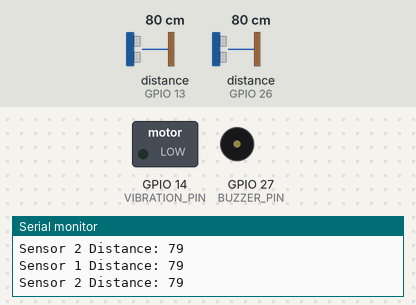
This sketch was run on a simulated ESP32. On the bench: switched loads named in the sketch (green lamp = pin HIGH), buzzer (waves = sounding), the last lines printed to the serial monitor. Wiring (inferred from the names in the program): 2 × ultrasonic range finder: trigger GPIO 12, echo GPIO 13 / trigger GPIO 25, echo GPIO 26. The test bench sets the inputs (shaded band); at power-on: distance to the obstacle (sensors on GPIO 13, GPIO 26) 80 cm. The echo pulse lasts 58.3 µs per cm; the audio player accepts every command and is not drawn; pins used as bus, display or sensor lines are not drawn.

Above: at 1.7 s.
1.8 s: distance to the obstacle (sensor on GPIO 13) set to 65 cm
3.3 s: distance to the obstacle (sensor on GPIO 13) set to 55 cm
6.3 s: distance to the obstacle (sensor on GPIO 26) set to 18 cm
9.3 s: distance to the obstacle (sensor on GPIO 26) set to 13 cm
At 9.72 s:
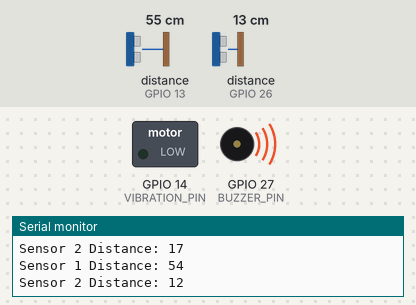
At 12.17 s:
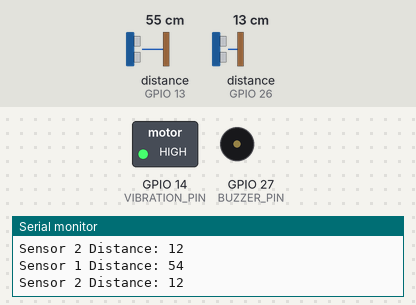
Timing chart, 0 to 19.3 s (numbered marks = the images above; inputs shaded):
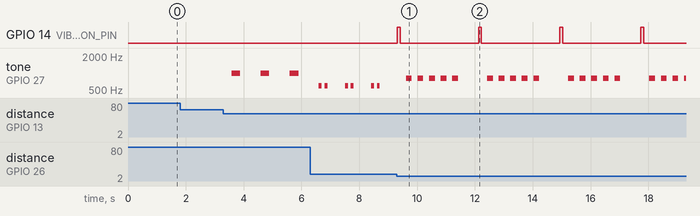

Measured:
- the behaviour switches between 16 and 15 cm on distance to the obstacle (sensor on GPIO 26) (found by bisection; images 0 and 1)
- after the input at 9.3 s, GPIO 14 (VIBRATION_PIN): alternates HIGH for 0.10 s and LOW for 2.7 s, starting at once
- by itself, tone on GPIO 27 (BUZZER_PIN): repeats every 2.8 s: 4 × (silent 0.20 s, 800 Hz 0.20 s), silent 1.0 s, 800 Hz 0.20 s

The sketch:

receiver_code.ino
```cpp
#include <esp_now.h>
#include <WiFi.h>
#include <DFRobotDFPlayerMini.h>
#include <HardwareSerial.h>

#define VIBRATION_PIN 14
#define TRIG_PIN_1 12
#define ECHO_PIN_1 13
#define TRIG_PIN_2 25
#define ECHO_PIN_2 26
#define BUZZER_PIN 27

HardwareSerial mySerial(1); // Use UART1 for DFPlayer (RX=32, TX=33)
DFRobotDFPlayerMini myDFPlayer;

typedef struct struct_message {
  byte uid[4];
} struct_message;

struct_message incomingData;

// Known UIDs
byte UID1[] = {0x39, 0x15, 0xB4, 0x98};
byte UID2[] = {0xD9, 0x12, 0x9F, 0x98};
byte UID3[] = {0xAD, 0x50, 0x83, 0x21};
byte UID4[] = {0x96, 0x2D, 0x05, 0x02};

// ultrasonic function
long getDistance(int trigPin, int echoPin) {
  digitalWrite(trigPin, LOW);
  delayMicroseconds(2);
  digitalWrite(trigPin, HIGH);
  delayMicroseconds(10);
  digitalWrite(trigPin, LOW);

  long duration = pulseIn(echoPin, HIGH, 30000); // timeout in microseconds
  long distance = duration * 0.034 / 2;  // in cm
  return distance;
}
  //buzzer pattern feedback
  void buzzPattern(long distance1, long distance2) {
  long minDist = min(distance1, distance2);
   if (minDist<15){
    digitalWrite(VIBRATION_PIN, HIGH);
    delay(100);               // short ON pulse
    digitalWrite(VIBRATION_PIN, LOW);
    delay(200);
    for (int i = 0; i < 5; i++) {         // Repeat beep 5 times (optional)
        tone(BUZZER_PIN, 800);            // Start sound at 800 Hz
        delay(200);                       // Beep ON for 200 ms
        noTone(BUZZER_PIN);               // Turn off sound
        delay(200);                       // Pause for 200 ms
    }
   }
   else if (minDist < 30) {  // else if (minDist>=15 && minDist<30)
    digitalWrite(VIBRATION_PIN, LOW);  // Turn on vibration
    for (int i = 0; i < 2; i++) {           // Two short beeps
        tone(BUZZER_PIN, 600);              // Lower frequency for less urgency
        delay(100);                         // Beep ON 100ms
        noTone(BUZZER_PIN);
        delay(100);                         // Beep OFF 100ms
    }
  } else if (minDist < 60) {
    // Medium close: short pulses
    digitalWrite(VIBRATION_PIN, LOW);   // No vibration
    tone(BUZZER_PIN, 1000);
    delay(300);
    noTone(BUZZER_PIN);
    delay(200);
  }else {
    // No obstacle
    noTone(BUZZER_PIN);
    digitalWrite(VIBRATION_PIN, LOW);
  }
}

void setup() {
  Serial.begin(115200);
  pinMode(TRIG_PIN_1, OUTPUT);
  pinMode(ECHO_PIN_1, INPUT);
  pinMode(TRIG_PIN_2, OUTPUT);
  pinMode(ECHO_PIN_2, INPUT);
  pinMode(BUZZER_PIN, OUTPUT);
  // Start DFPlayer serial (RX=32, TX=33)
  mySerial.begin(9600, SERIAL_8N1, 32, 33);

  pinMode(VIBRATION_PIN, OUTPUT);

  WiFi.mode(WIFI_STA);
  Serial.print("Receiver MAC: ");
  Serial.println(WiFi.macAddress());

  if (!myDFPlayer.begin(mySerial)) {
    Serial.println("❌ DFPlayer not responding!");
    while (true); // halt
  }

  myDFPlayer.volume(15); // Set volume (0~30)
  if (esp_now_init() != ESP_OK) {
    Serial.println("❌ ESP-NOW init failed!");
    return;
  }

  esp_now_register_recv_cb(OnDataRecv);
}

bool compareUID(byte *a, byte *b) {
  for (int i = 0; i < 4; i++) {
    if (a[i] != b[i]) return false;
  }
  return true;
}

void OnDataRecv(const esp_now_recv_info_t *info, const uint8_t *incomingDataBytes, int len) {
  memcpy(&incomingData, incomingDataBytes, sizeof(incomingData));
  byte *uid = incomingData.uid;

  Serial.print("Received UID: ");
  for (int i = 0; i < 4; i++) {
    Serial.print(uid[i], HEX); Serial.print(" ");
  }
  Serial.println();

  int track = 0;

  if (compareUID(uid, UID1)) track = 1;
  else if (compareUID(uid, UID2)) track = 2;
  else if (compareUID(uid, UID3)) track = 3;
  else if (compareUID(uid, UID4)) track = 4;
  else {
    Serial.println("⚠️ Unknown UID received");
    return;
  }

  // 🟢 Play the corresponding track and vibrate
  Serial.print("🎵 Playing track: "); Serial.println(track);
  myDFPlayer.play(track);

  digitalWrite(VIBRATION_PIN, HIGH);
  delay(500);  // Vibration duration
  digitalWrite(VIBRATION_PIN, LOW);

}


void loop(){
  long dist1 = getDistance(TRIG_PIN_1, ECHO_PIN_1);
  long dist2 = getDistance(TRIG_PIN_2, ECHO_PIN_2);

  Serial.print("Sensor 1 Distance: "); Serial.println(dist1);
  Serial.print("Sensor 2 Distance: "); Serial.println(dist2);

  // Choose sensor with the closest reading
  long minDist = min(dist1, dist2);
  buzzPattern(dist1, dist2);
  delay(500);

}
```
